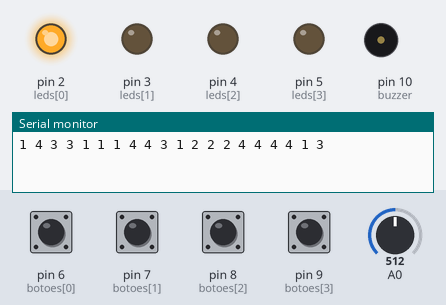
Simulated run of this sketch. Board: Arduino Uno, built with avr-gcc and run on an emulated ATmega328P. Shown: output pins drawn as LEDs (lit = HIGH), buzzer (waves = sounding), the last lines printed to the serial monitor. Dashed ring = blinking. The inputs (shaded band) are chosen by the test bench; at power-on: pin 6 (botoes[0]), pin 7 (botoes[1]), pin 8 (botoes[2]), pin 9 (botoes[3]) LOW, A0 = 512. Random numbers use the default seed unless the sketch sets one.

Above: at 1.2 s.
1.3 s: pin 6 (botoes[0]) pulled HIGH for 0.15 s
At 3.7 s:
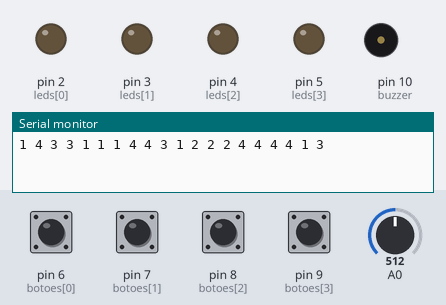
4.3 s: pin 7 (botoes[1]) pulled HIGH for 0.15 s
At 5.8 s:
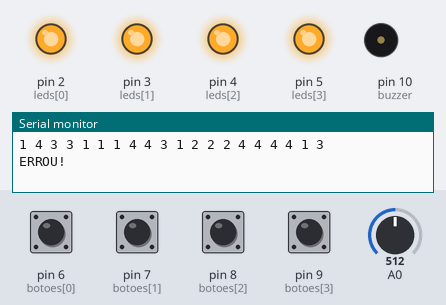
7.4 s: pin 6 (botoes[0]) pulled HIGH for 1 s
At 9.45 s:
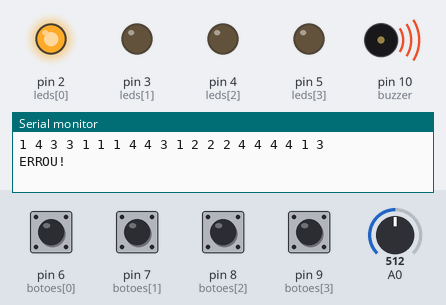
11.2 s: pin 6 (botoes[0]) pulled HIGH for 0.15 s
At 12.1 s:
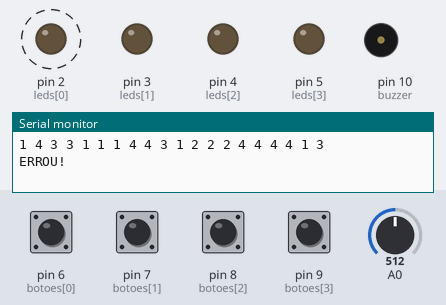
14.3 s: pin 7 (botoes[1]) pulled HIGH for 1 s
At 14.5 s:
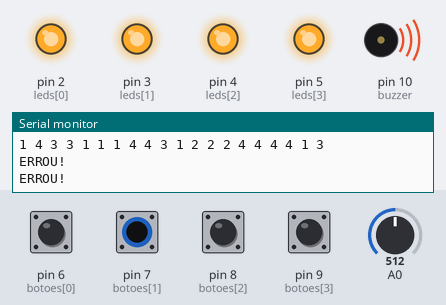
Timing chart, 0 to 18.8 s (numbered marks = the images above; inputs shaded):
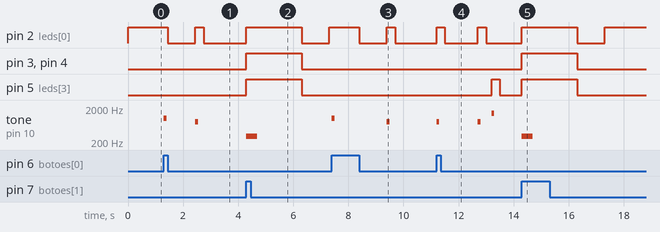

Measured:
- after the input at 1.3 s, pin 2 (leds[0]): HIGH → LOW after 0.15 s, → HIGH 1.0 s later, → LOW 0.30 s later; tone on pin 10 (buzzer): silent → 1000 Hz at once, → silent 0.10 s later, → 800 Hz 1.1 s later, → silent 0.10 s later
- after the input at 4.3 s, pin 2 (leds[0]): LOW → HIGH at once, → LOW 2.0 s later, → HIGH 1.0 s later; pin 3 (leds[1]), pin 4 (leds[2]), pin 5 (leds[3]): LOW → HIGH at once, → LOW 2.0 s later; tone on pin 10 (buzzer): silent → 300 Hz at once, → silent 0.40 s later
- after the input at 7.4 s, pin 2 (leds[0]): HIGH → LOW after 1.0 s, → HIGH 1.0 s later, → LOW 0.30 s later; tone on pin 10 (buzzer): silent → 1000 Hz at once, → silent 0.10 s later, → 800 Hz 1.9 s later, → silent 0.10 s later
- after the input at 11.2 s, pin 2 (leds[0]): alternates HIGH for 0.30 s and LOW for 1.2 s, starting at once; pin 5 (leds[3]): LOW → HIGH after 2.0 s, → LOW 0.30 s later; tone on pin 10 (buzzer): plays 800 Hz for 0.10 s, 800 Hz for 0.10 s, 1400 Hz for 0.10 s, starting at once
- after the input at 14.3 s, pin 2 (leds[0]): LOW → HIGH at once, → LOW 2.0 s later, → HIGH 1.0 s later; pin 3 (leds[1]), pin 4 (leds[2]), pin 5 (leds[3]): LOW → HIGH at once, → LOW 2.0 s later; tone on pin 10 (buzzer): silent → 300 Hz at once, → silent 0.40 s later

The sketch:

jogo_da_memoria.ino
```cpp
// C++ code - Jogo da memória estilo "Genius"
// -------------------------------------------
// O jogador precisa repetir a sequência de cores que o Arduino acende.
// A cada acerto, o nível aumenta e a sequência fica mais longa.

// -------------------------------------------
// ENUM: define nomes simbólicos para números inteiros
// -------------------------------------------
// Aqui damos nomes (VERMELHO, AZUL, etc.) para facilitar a leitura do código.
// Assim, em vez de usar 0, 1, 2, 3, usamos palavras com significado.
enum Cores { VERMELHO = 0, AZUL = 1, AMARELO = 2, VERDE = 3 };

// -------------------------------------------
// Definindo os pinos dos LEDs e botões
// -------------------------------------------
// Cada cor está associada a um pino do Arduino.
int leds[] = {2, 3, 4, 5};     // LEDs nas portas 2, 3, 4 e 5
int botoes[] = {6, 7, 8, 9};   // Botões nas portas 6, 7, 8 e 9

// Pino do buzzer (emite sons)
int buzzer = 10;

// -------------------------------------------
// Variáveis de controle do jogo
// -------------------------------------------
const int tamanhoSequencia = 20;   // Tamanho máximo da sequência (pode aumentar)
int sequencia[tamanhoSequencia];  // Vetor que guarda a ordem das cores
int nivel = 1;                    // Começa no nível 1 (1 cor por vez)

// -------------------------------------------
// SETUP: executa uma vez quando o Arduino liga
// -------------------------------------------
void setup()
{
  // Define o modo de cada pino (entrada ou saída)
  for (int i = 0; i < 4; i++) {
    pinMode(leds[i], OUTPUT);  // LEDs são saídas (Arduino controla)
    pinMode(botoes[i], INPUT); // Botões são entradas (Arduino lê)
  }

  pinMode(buzzer, OUTPUT);     // Buzzer também é uma saída

  // Gera uma sequência aleatória de cores para o jogo
  gerarSequenciaCores();

  // Inicia a comunicação serial (para exibir no monitor do PC)
  Serial.begin(9600);

  // Mostra no monitor serial qual sequência foi gerada (para testes)
  for (int i = 0; i < tamanhoSequencia; i++) {
    Serial.print(sequencia[i]);
    Serial.print(" ");
  }
  Serial.println();
}

// -------------------------------------------
// LOOP: roda repetidamente
// -------------------------------------------
void loop()
{
  // Se estiver no nível 1, espera o jogador apertar o botão vermelho para começar
  if (nivel == 1) {
    esperaBotaoStart();
  }

  delay(1000); // Pausa de 1 segundo antes da rodada começar

  mostrarSequenciaCores(); // Mostra a sequência até o nível atual
  lerBotoes();             // Lê a resposta do jogador

  // Se o jogador passar de todos os níveis, ele vence
  if (nivel > tamanhoSequencia) {
    vitoria();
  }
}

// -------------------------------------------
// Gera uma sequência aleatória de cores (números de 1 a 4)
// -------------------------------------------
void gerarSequenciaCores() {
  randomSeed(analogRead(A0)); // Usa ruído analógico para "aleatorizar" o random
  for (int i = 0; i < tamanhoSequencia; i++) {
    sequencia[i] = random(1, 5); // Gera um número entre 1 e 4 (cada cor)
  }
}

// -------------------------------------------
// Mostra a sequência de cores até o nível atual
// -------------------------------------------
void mostrarSequenciaCores() {
  for (int i = 0; i < nivel; i++) {
    int cor = sequencia[i] - 1; // Ajusta o índice (1–4 → 0–3)
    acenderLed(cor);            // Acende o LED correspondente
  }
}

// -------------------------------------------
// Acende o LED de uma determinada cor e toca um som
// -------------------------------------------
void acenderLed(int cor) {
  digitalWrite(leds[cor], HIGH);          // Liga o LED
  tone(buzzer, 800 + cor * 200, 100);    // Toca um som diferente por cor
  delay(300);                             // Espera um pouco
  digitalWrite(leds[cor], LOW);           // Desliga o LED
  delay(200);                             // Pausa antes do próximo
}

// -------------------------------------------
// Lê os botões pressionados e verifica se o jogador acertou
// -------------------------------------------
void lerBotoes() {
  int posicao = 0; // Posição atual na sequência

  // Continua até o jogador repetir todas as cores do nível
  while (posicao < nivel) {
    int corEsperada = sequencia[posicao] - 1; // Cor correta da vez
    int corPressionada = botaoPressionado();  // Verifica qual botão foi apertado

    if (corPressionada != -1) { // Se algum botão foi apertado
      tone(buzzer, 1000, 100);  // Faz um beep de confirmação

      //Verifica se apertou o botão certo
      if (corPressionada == corEsperada) {
        // Acertou a cor
        acenderLed(corPressionada);
        posicao++;
      } else {
        // Errou — perde o jogo
        derrota();
        resetarNivel();
        return; // Sai da função (reinicia o jogo)
      }

      // Espera até o jogador soltar o botão antes de continuar
      while (algumBotaoPressionado()) {}
    }
  }

  // Se terminou de repetir todas as cores corretamente, sobe o nível
  nivel++;
}

// -------------------------------------------
// Retorna o índice do botão pressionado (0 a 3) ou -1 se nenhum
// -------------------------------------------
int botaoPressionado() {
  for (int i = 0; i < 4; i++) {
    if (digitalRead(botoes[i]) == HIGH) return i;
  }
  return -1; // Nenhum botão apertado
}

// -------------------------------------------
// Efeitos de derrota
// -------------------------------------------
void derrota() {
  ligarTodosLeds();
  Serial.println("ERROU!");
  tone(buzzer, 300, 400);  // Som grave de erro
  delay(2000);
  desligarTodosLeds();
  delay(1000);
}

// -------------------------------------------
// Efeitos de vitória (quando termina o jogo)
// -------------------------------------------
void vitoria() {
  ligarTodosLeds();
  tocarMusicaVitoria(); // Toca musiquinha curta
  delay(2000);
  desligarTodosLeds();
  delay(1000);
  resetarNivel();        // Reinicia o jogo
}

// -------------------------------------------
// Pequena melodia de vitória (vários tons)
// -------------------------------------------
void tocarMusicaVitoria() {
  tone(buzzer, 1000, 120); delay(150);
  tone(buzzer, 1200, 120); delay(150);
  tone(buzzer, 1400, 120); delay(150);
  tone(buzzer, 1600, 250); delay(300);
  tone(buzzer, 1800, 400); delay(450);
}

// -------------------------------------------
// Liga todos os LEDs ao mesmo tempo
// -------------------------------------------
void ligarTodosLeds() {
  digitalWrite(leds[VERMELHO], HIGH);
  digitalWrite(leds[AZUL], HIGH);
  digitalWrite(leds[AMARELO], HIGH);
  digitalWrite(leds[VERDE], HIGH);
}

// -------------------------------------------
// Desliga todos os LEDs
// -------------------------------------------
void desligarTodosLeds() {
  digitalWrite(leds[VERMELHO], LOW);
  digitalWrite(leds[AZUL], LOW);
  digitalWrite(leds[AMARELO], LOW);
  digitalWrite(leds[VERDE], LOW);
}

// -------------------------------------------
// Reinicia o jogo (nível 1 e nova sequência)
// -------------------------------------------
void resetarNivel() {
  nivel = 1;
  gerarSequenciaCores();
}

// -------------------------------------------
// Espera o jogador apertar o botão vermelho para começar
// -------------------------------------------
void esperaBotaoStart() {
  digitalWrite(leds[VERMELHO], HIGH);         // LED vermelho indica "pronto"
  while (digitalRead(botoes[VERMELHO]) == LOW) {}  // Espera apertar
  tone(buzzer, 1000, 100);                    // Som de confirmação
  while (digitalRead(botoes[VERMELHO]) == HIGH) {} // Espera soltar
  digitalWrite(leds[VERMELHO], LOW);          // Apaga LED
}

// -------------------------------------------
// Verifica se qualquer botão está pressionado
// -------------------------------------------
bool algumBotaoPressionado() {
  for (int i = 0; i < 4; i++) {
    if (digitalRead(botoes[i]) == HIGH) return true;
  }
  return false;
}
```
